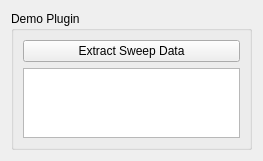
<?xml version="1.0" encoding="UTF-8"?>
<ui version="4.0">
 <class>Controller</class>
 <widget class="QWidget" name="Controller">
  <property name="geometry">
   <rect>
    <x>0</x>
    <y>0</y>
    <width>263</width>
    <height>102</height>
   </rect>
  </property>
  <property name="windowTitle">
   <string>Form</string>
  </property>
  <layout class="QVBoxLayout" name="verticalLayout">
   <item>
    <widget class="QGroupBox" name="main_box">
     <property name="sizePolicy">
      <sizepolicy hsizetype="Preferred" vsizetype="Expanding">
       <horstretch>0</horstretch>
       <verstretch>0</verstretch>
      </sizepolicy>
     </property>
     <property name="title">
      <string>Demo Plugin</string>
     </property>
     <layout class="QVBoxLayout" name="verticalLayout_6">
      <item>
       <widget class="QPushButton" name="dummy_button">
        <property name="text">
         <string>Extract Sweep Data</string>
        </property>
       </widget>
      </item>
      <item>
       <widget class="QTextEdit" name="textEdit_path"/>
      </item>
     </layout>
    </widget>
   </item>
  </layout>
 </widget>
 <resources/>
 <connections/>
</ui>
